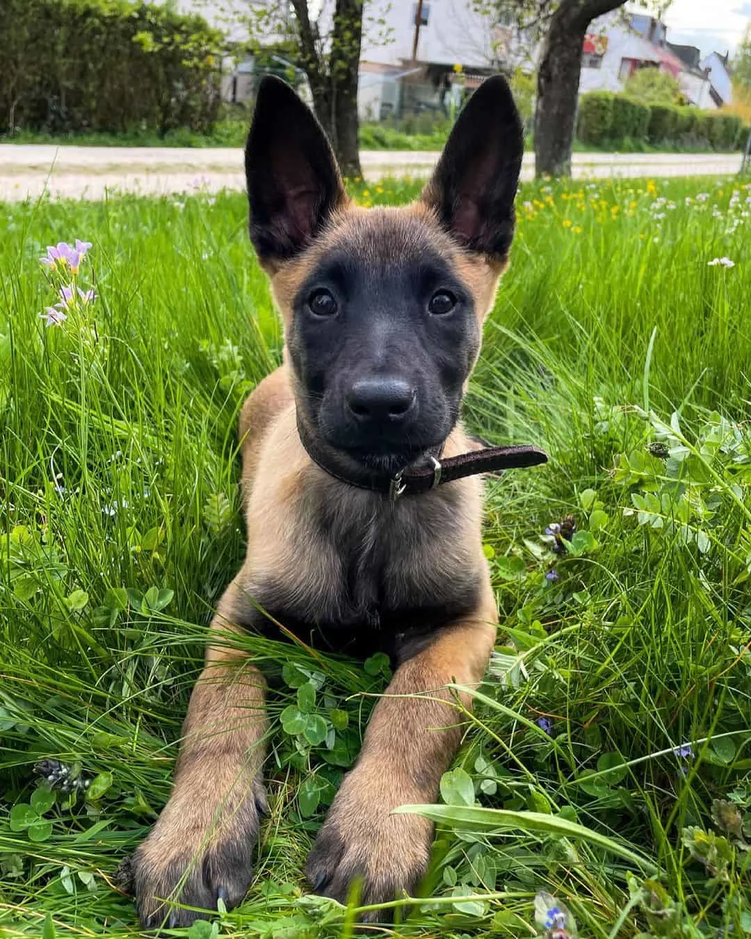
//> input picture OpenCV_with_C++/OpenCV/OpenCV/Resources/puppy.png, 751 x 939 px, shrunk from 1080 x 1350 before the run
$ ./2_basic_functions   (built with g++ and OpenCV 4)
//> lines starting //> are read from the running program, lines starting //| are printed output that depends on the picture; after the words box and inside, x2 and y2 are one past the last pixel; in counts of white or black regions, pixels touching at a corner belong together
#include <opencv2/imgcodecs.hpp>
#include <opencv2/highgui.hpp>
#include <opencv2/imgproc.hpp>
#include <iostream>

using namespace cv;
using namespace std;

// Basic Functions
int main() {

	string path = "Resources/puppy.png";
	Mat img = imread(path);
//> img is the input picture: 939 rows x 751 cols, CV_8UC3; mean B, G, R 64.3, 118.5, 102.9
	Mat imgGray, imgBlur, imgCanny, imgDil , imgErode;


	cvtColor(img, imgGray, COLOR_BGR2GRAY);
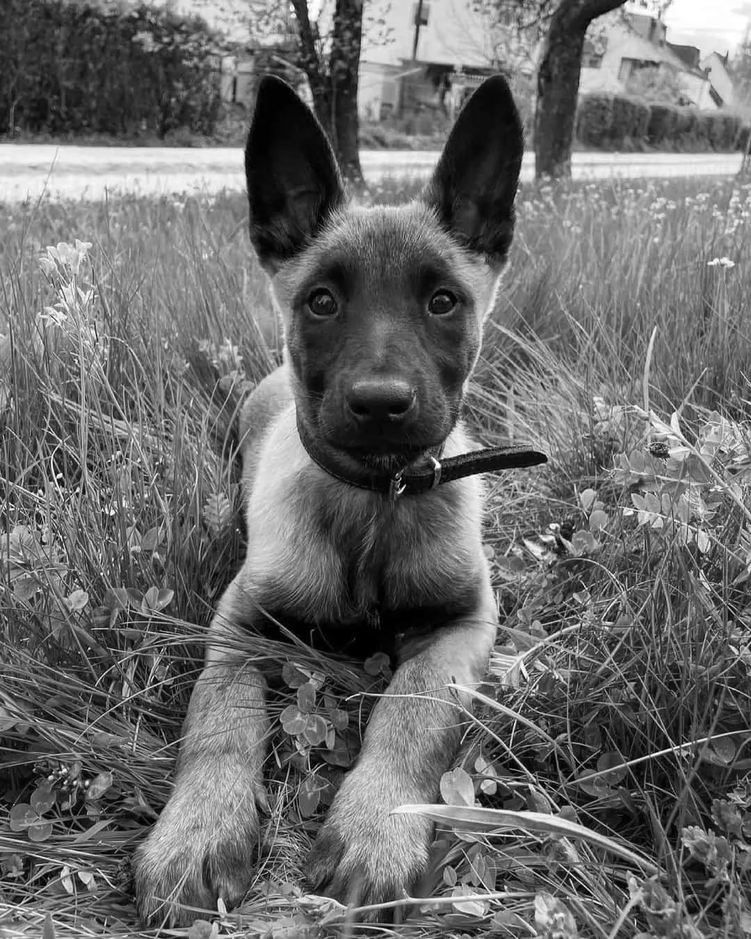
//> imgGray: 939 rows x 751 cols, CV_8UC1; min 0, max 255, mean 107.7
	GaussianBlur(img, imgBlur, Size(3,3), 3, 0);
	Canny(imgBlur, imgCanny, 125, 130); //25 , 75
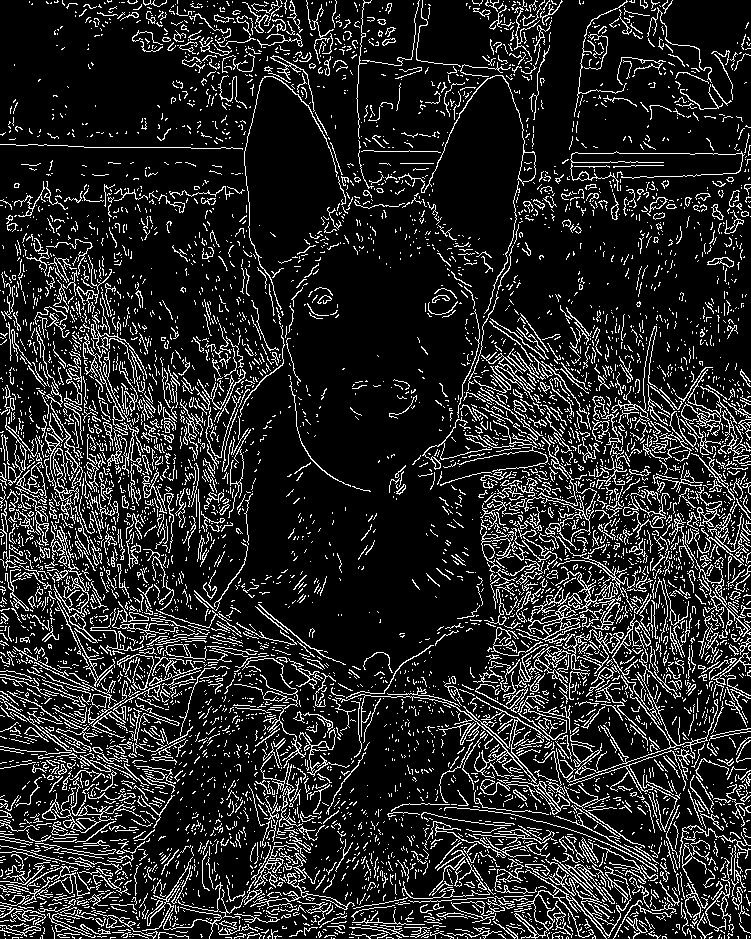
//> imgCanny: 939 rows x 751 cols, CV_8UC1; 15% white in thin lines or dots

	Mat kernel = getStructuringElement(MORPH_RECT, Size(3, 3));
	dilate(imgCanny, imgDil, kernel);
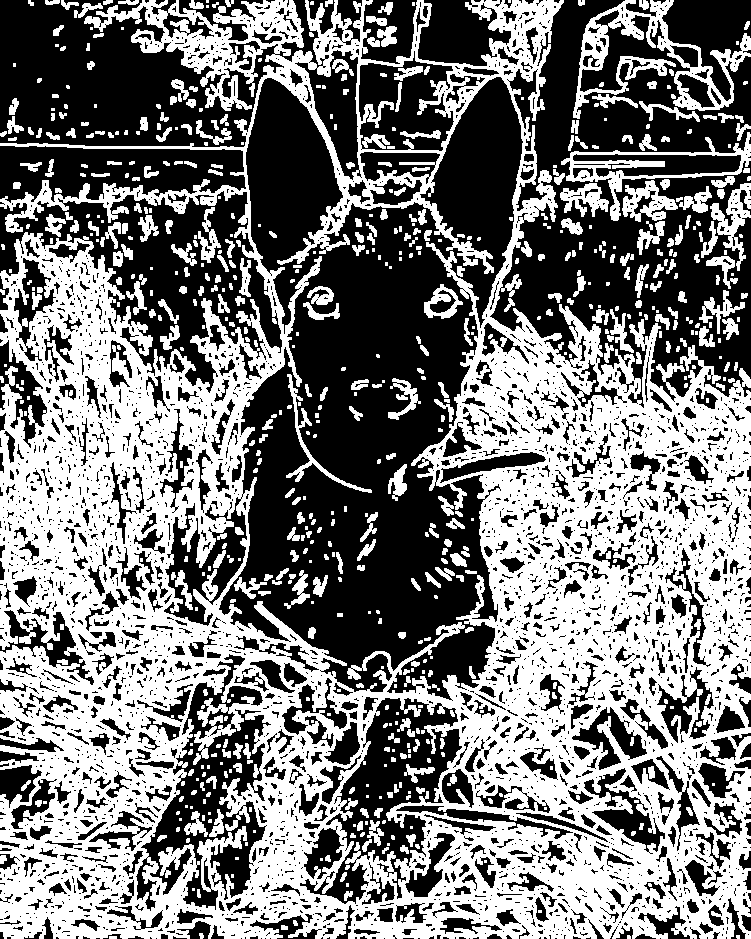
//> imgDil: 939 rows x 751 cols, CV_8UC1; 48.2% white; 668 white regions (260 under 20 px), largest, box (x1, y1, x2, y2) and area: (0, 0, 751, 939) 295120, (573, 0, 751, 119) 5486, (561, 132, 751, 221) 2703
	erode(imgDil, imgErode, kernel);
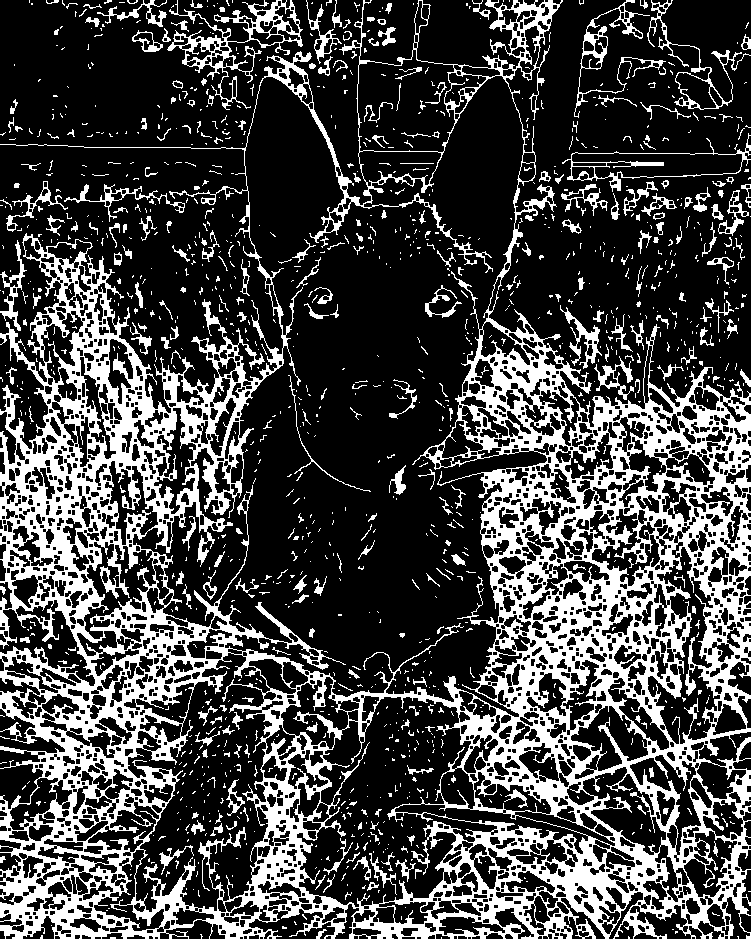
//> imgErode: 939 rows x 751 cols, CV_8UC1; 27.2% white; 1282 white regions (1015 under 20 px), largest, box (x1, y1, x2, y2) and area: (0, 0, 751, 939) 162470, (167, 0, 303, 110) 2759, (574, 0, 666, 118) 1166

	imshow("Image", img);
	imwrite("Assets/img.png", img);
	imshow("Image Gray", imgGray);
	imwrite("Assets/imgGray.png", imgGray);
	imshow("Image Blur", imgBlur);
	imwrite("Assets/imgBlur.png", imgBlur);
	imshow("Image Canny", imgCanny);
	imwrite("Assets/imgCanny.png", imgCanny);
	imshow("Image Dilate", imgDil);
	imwrite("Assets/imgDil.png", imgDil);
	imshow("Image Erode", imgErode);
	imwrite("Assets/imgErode.png", imgErode);

	waitKey(0);

	return 0;
}

$ run again, with OpenCV_with_C++/OpenCV/OpenCV/Resources/cards.jpg saved as OpenCV_with_C++/OpenCV/OpenCV/Resources/puppy.png
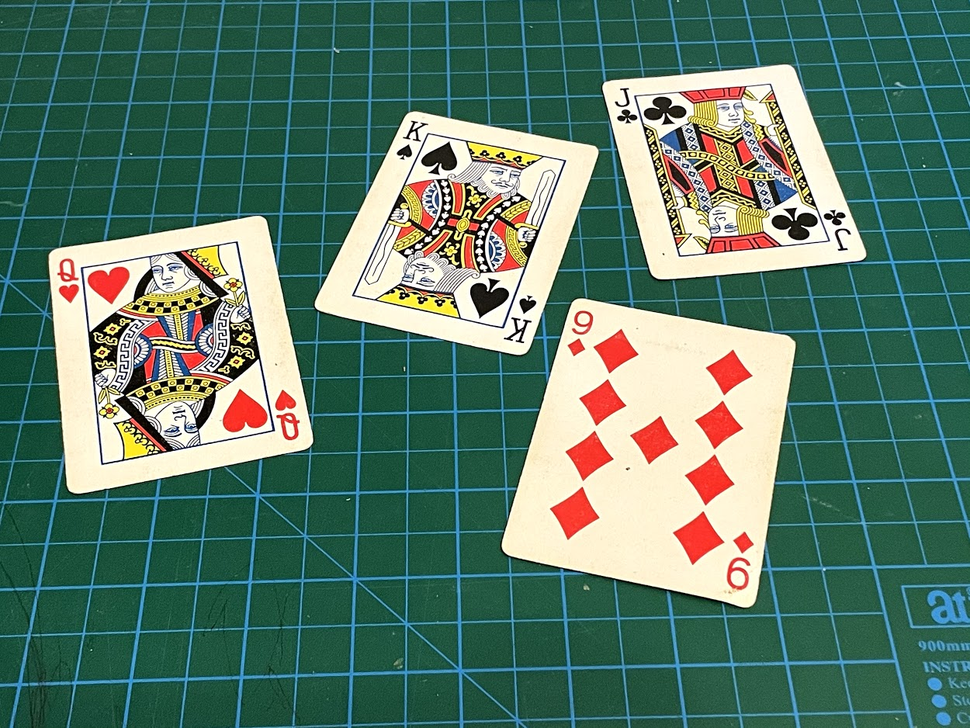
//> input picture OpenCV_with_C++/OpenCV/OpenCV/Resources/cards.jpg, 970 x 728 px, shrunk from 1250 x 938 before the run
//> img is the input picture: 728 rows x 970 cols, CV_8UC3; mean B, G, R 104.7, 121.2, 89.1
//> `Canny(imgBlur, imgCanny, 125, 130);`:
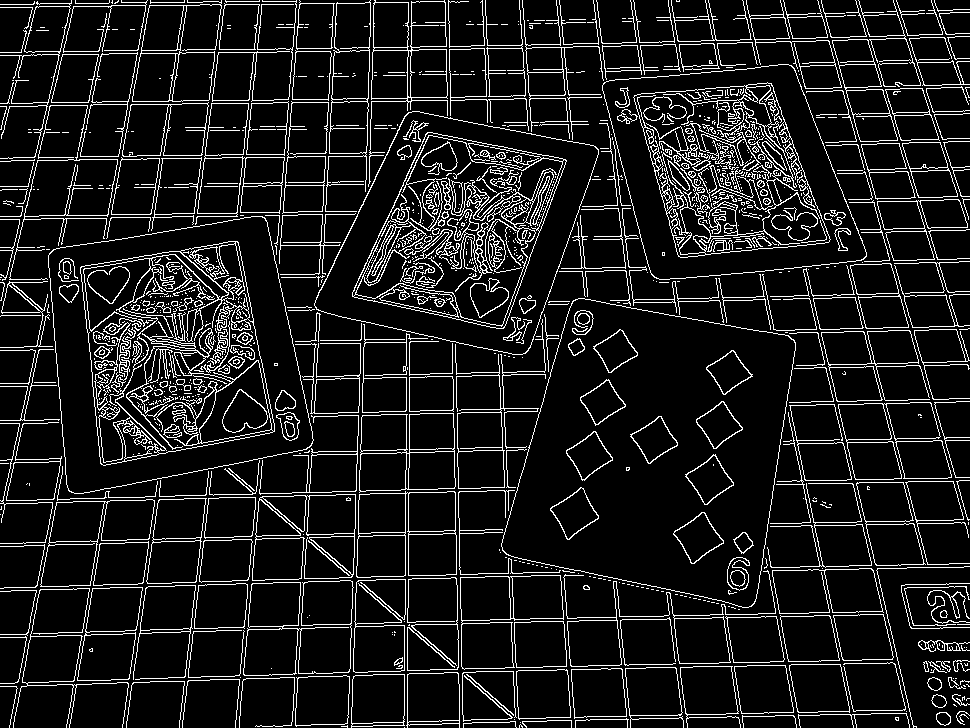
//> imgCanny: 728 rows x 970 cols, CV_8UC1; 10.6% white in thin lines or dots
//> imgDil: 728 rows x 970 cols, CV_8UC1; 32.2% white; 54 white regions (8 under 20 px), largest, box (x1, y1, x2, y2) and area: (0, 0, 970, 728) 147851, (57, 240, 301, 467) 25912, (351, 119, 568, 345) 21358
//> `erode(imgDil, imgErode, kernel);`:
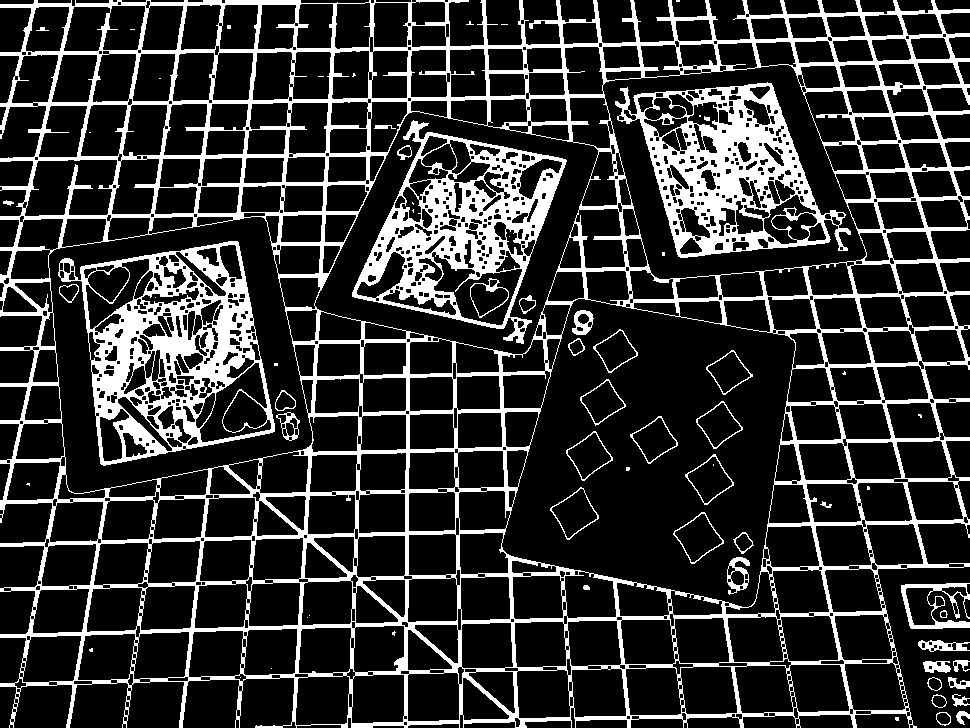
//> imgErode: 728 rows x 970 cols, CV_8UC1; 20% white; 69 white regions (29 under 20 px), largest, box (x1, y1, x2, y2) and area: (0, 0, 970, 728) 89388, (58, 241, 275, 466) 16877, (615, 82, 851, 258) 14700
